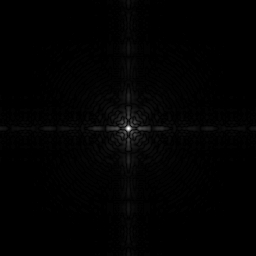
#> input picture Ex_Image_Processing/Ex2/spettro.jpg, 256 x 256 px
$ python test_ex_2.py
#> lines starting #> are read from the running program, lines starting #| are printed output that depends on the picture
# -*- coding: utf-8 -*-
"""
Created on Mon May 29 14:10:50 2023

@author: nokia
"""

import numpy as np
import matplotlib.pyplot as plt
import scipy.ndimage as ndi
import skimage.io as io


plt.close('all')

orig = np.float32(io.imread('spettro.jpg'))
#> orig: shape (256, 256) float32; min 0, max 255, mean 2.1


h1, b1 = np.histogram(orig, np.arange(257))
#> h1 = 256 values, max 43948 at index 0, min 0 at index 60, mean 256; b1 = 257 values from 0 to 256

x = np.log(orig+1)
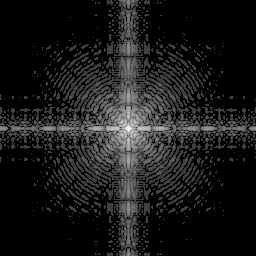
#> x: shape (256, 256) float32; min 0, max 5.55, mean 0.568; drawn with min black and max white

h2, b2 = np.histogram(x, np.arange(257))
#> h2 = 256 values, max 44683 at index 0, min 0 at index 6, mean 256; b2 = 257 values from 0 to 256

plt.figure()
plt.subplot(2,2,1)
plt.title('Immagine originale')
plt.imshow(orig, clim = None, cmap='gray')
plt.subplot(2,2,2)
plt.title('Immagine modificata')
plt.imshow(x, clim = None, cmap = 'gray')

# riga istogrammi
plt.subplot(2,2,3)
plt.title('Istogramma immagine originale')
plt.bar(np.arange(256), h1)
plt.subplot(2,2,4)
plt.title('Istogramma immagine modificata')
plt.bar(np.arange(256), h2)
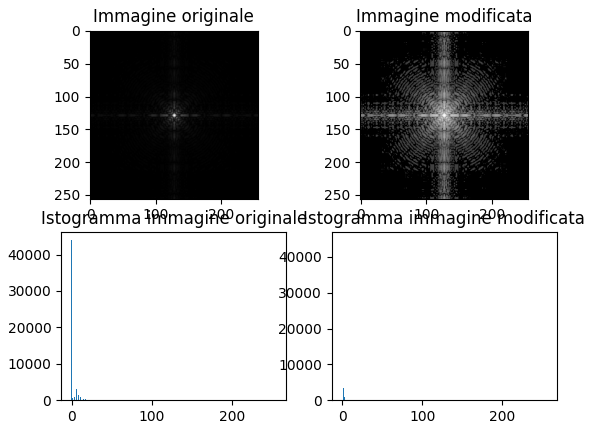
#> figure drawn by matplotlib, 4 panels; panel 3: tallest bar 43948 high, from x = -0.4 to 0.4; panel 4: tallest bar 44683 high, from x = -0.4 to 0.4

$ run again, with Ex_Image_Processing/Ex2/luna.jpg copied over Ex_Image_Processing/Ex2/spettro.jpg
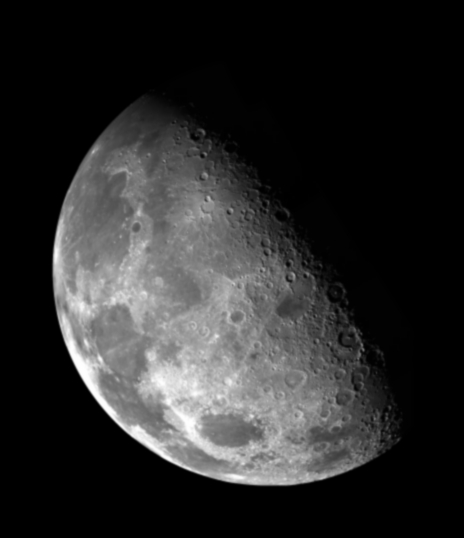
#> input picture Ex_Image_Processing/Ex2/luna.jpg, 464 x 538 px
#> h1 = 256 values, max 141440 at index 0, min 4 at index 255, mean 975.1; b1 = 257 values from 0 to 256
#> `x = np.log(orig+1)`:
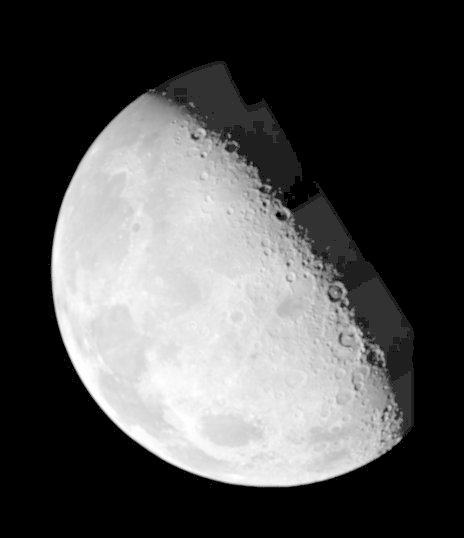
#> x: shape (538, 464) float32; min 0, max 5.55, mean 1.74; drawn with min black and max white
#> h2 = 256 values, max 148453 at index 0, min 0 at index 6, mean 975.1; b2 = 257 values from 0 to 256
#> `plt.bar(np.arange(256), h2)`:
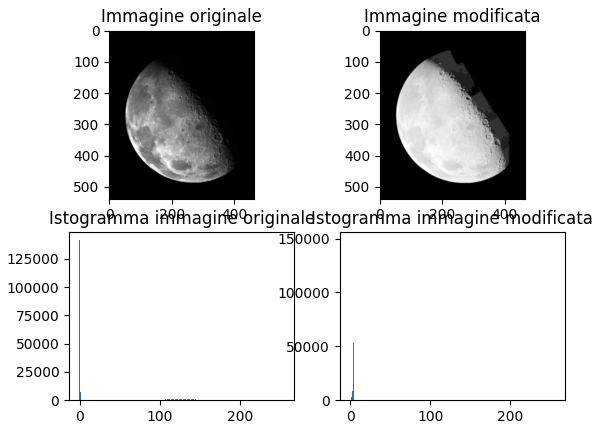
#> figure drawn by matplotlib, 4 panels; panel 3: tallest bar 141440 high, from x = -0.4 to 0.4; panel 4: tallest bar 148453 high, from x = -0.4 to 0.4
